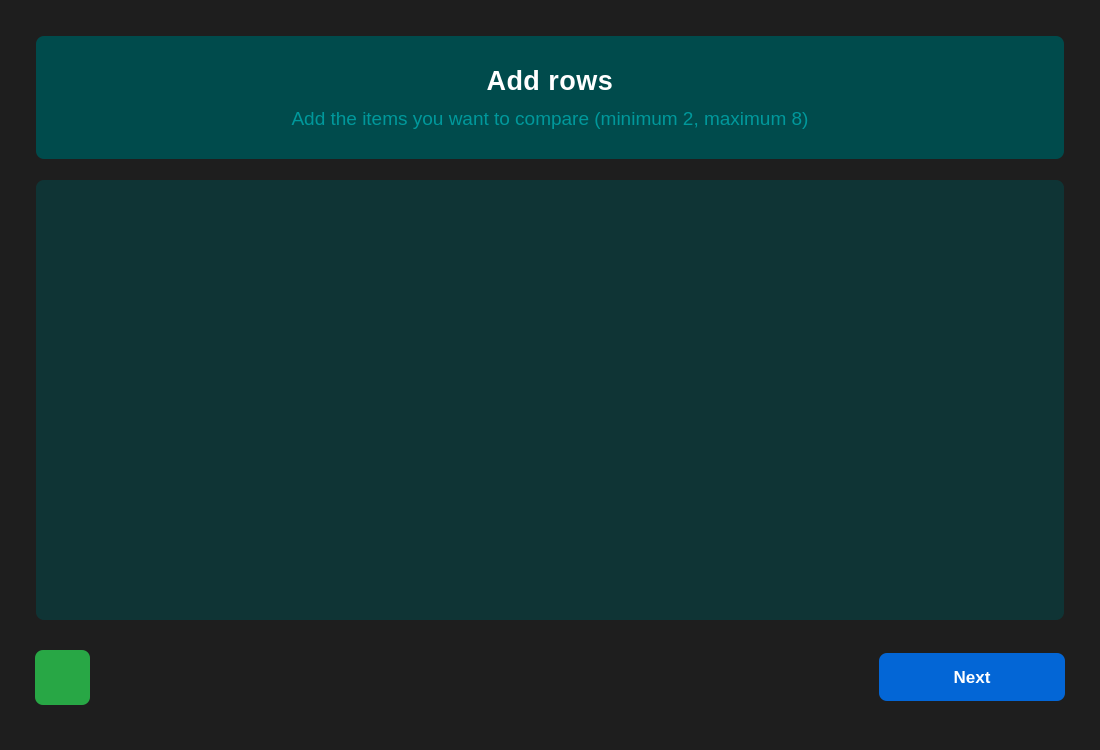
<?xml version="1.0" encoding="UTF-8"?>
<ui version="4.0">
 <class>form</class>
 <widget class="QWidget" name="form">
  <property name="geometry">
   <rect>
    <x>0</x>
    <y>0</y>
    <width>1100</width>
    <height>750</height>
   </rect>
  </property>
  <property name="windowTitle">
   <string>Weighted Decision Matrix</string>
  </property>
  <property name="styleSheet">
   <string notr="true">/* =========================
   Global settings
   ========================= */
#form {
    background-color: #1E1E1E;
    font-family: Segoe UI;
}

/* Selection colors */
QLineEdit {
	selection-background-color: #4a9eff;
	selection-color: #ffffff;
}

/* =========================
   Frames
   ========================= */
QFrame {
    border-radius: 8px;
}

#titleFrame {
    background: #004b4c;
    padding: 20px;
	margin: 25px 25px 15px 25px;
    border: none;
}

#contentFrame {
    background-color: #0f3435;
    padding: 20px;
	margin: 0px 25px 15px 25px;
    border: none;
}

#buttonsFrame {
    background-color: transparent;
	margin: 0px 15px 25px 15px;
}

/* =========================
   Title styling
   ========================= */
#titleLabel {
    font-size: 20pt;
    font-weight: 600;
    color: #ffffff;
    letter-spacing: 0.5px;
}

#instructionLabel {
    font-size: 14pt;
    font-weight: 400;
    color: #00989b;
    margin-top: 5px;
}

/* =========================
   Scroll area
   ========================= */
QScrollArea {
    border: none;
    background-color: transparent;
}

QScrollBar:vertical {
    border: none;
    background: #d1d5da;
    width: 10px;
    border-radius: 5px;
    margin: 0px;
}

QScrollBar::handle:vertical {
    background: #959da5;
    border-radius: 5px;
    min-height: 20px;
}

QScrollBar::handle:vertical:hover {
    background: #6a737d;
}

QScrollBar::add-line:vertical, QScrollBar::sub-line:vertical {
    height: 0px;
    border: none;
    background: none;
}

QScrollBar::add-page:vertical, QScrollBar::sub-page:vertical {
    background: none;
}

/* =========================
   Item cards
   ========================= */
#itemsWidget {
    background-color: transparent;
}

/* =========================
   Buttons
   ========================= */
#addBtn {
    background-color: #28a745;
    color: #ffffff;
    border: none;
    border-radius: 8px;
    font-size: 24pt;
    font-weight: bold;
    min-width: 55px;
    min-height: 55px;
    max-width: 55px;
    max-height: 55px;
}

#addBtn:hover {
    background-color: #34ce57;
}

#addBtn:pressed {
    background-color: #1e7e34;
}

#nextBtn {
    background-color: #0366d6;
    color: #ffffff;
    border: none;
    border-radius: 8px;
    padding: 14px 28px;
    font-size: 13pt;
    font-weight: 600;
    min-width: 130px;
}

#nextBtn:hover {
    background-color: #0256c5;
}

#nextBtn:pressed {
    background-color: #024ea4;
}

#nextBtn:disabled {
    background-color: #6c757d;
    color: #adb5bd;
}
</string>
  </property>
  <layout class="QVBoxLayout" name="verticalLayout">
   <item>
    <widget class="QFrame" name="titleFrame">
     <property name="frameShape">
      <enum>QFrame::StyledPanel</enum>
     </property>
     <layout class="QVBoxLayout" name="verticalLayout_2">
      <item>
       <widget class="QLabel" name="titleLabel">
        <property name="text">
         <string>Add rows</string>
        </property>
        <property name="alignment">
         <set>Qt::AlignCenter</set>
        </property>
       </widget>
      </item>
      <item>
       <widget class="QLabel" name="instructionLabel">
        <property name="text">
         <string>Add the items you want to compare (minimum 2, maximum 8)</string>
        </property>
        <property name="alignment">
         <set>Qt::AlignCenter</set>
        </property>
       </widget>
      </item>
     </layout>
    </widget>
   </item>
   <item>
    <widget class="QFrame" name="contentFrame">
     <property name="frameShape">
      <enum>QFrame::StyledPanel</enum>
     </property>
     <layout class="QVBoxLayout" name="verticalLayout_3">
      <item>
       <widget class="QScrollArea" name="scrollArea">
        <property name="widgetResizable">
         <bool>true</bool>
        </property>
        <widget class="QWidget" name="itemsWidget">
         <property name="geometry">
          <rect>
           <x>0</x>
           <y>0</y>
           <width>966</width>
           <height>353</height>
          </rect>
         </property>
         <layout class="QVBoxLayout" name="itemsLayout">
          <property name="spacing">
           <number>10</number>
          </property>
         </layout>
        </widget>
       </widget>
      </item>
     </layout>
    </widget>
   </item>
   <item>
    <widget class="QFrame" name="buttonsFrame">
     <property name="frameShape">
      <enum>QFrame::NoFrame</enum>
     </property>
     <layout class="QHBoxLayout" name="horizontalLayout">
      <property name="spacing">
       <number>15</number>
      </property>
      <item>
       <widget class="QPushButton" name="addBtn">
        <property name="text">
         <string/>
        </property>
       </widget>
      </item>
      <item>
       <spacer name="horizontalSpacer">
        <property name="orientation">
         <enum>Qt::Horizontal</enum>
        </property>
        <property name="sizeHint" stdset="0">
         <size>
          <width>40</width>
          <height>20</height>
         </size>
        </property>
       </spacer>
      </item>
      <item>
       <widget class="QPushButton" name="nextBtn">
        <property name="text">
         <string>Next</string>
        </property>
       </widget>
      </item>
     </layout>
    </widget>
   </item>
  </layout>
 </widget>
 <resources/>
 <connections/>
</ui>
